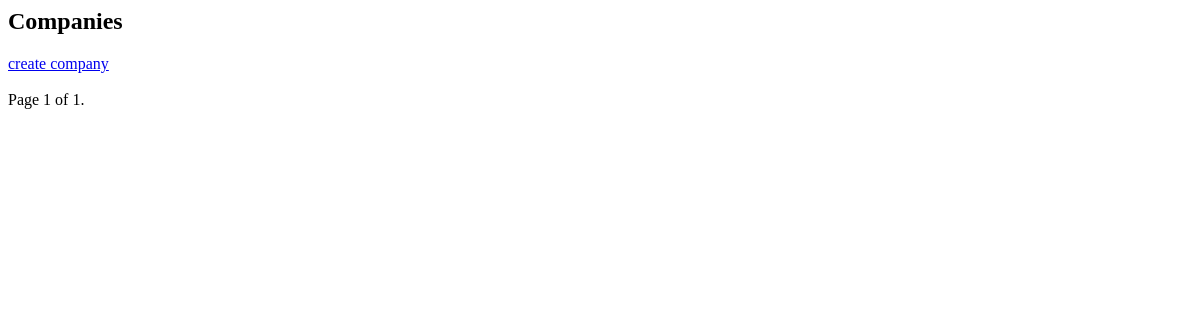
The page /companies/ on the database as committed earlier.
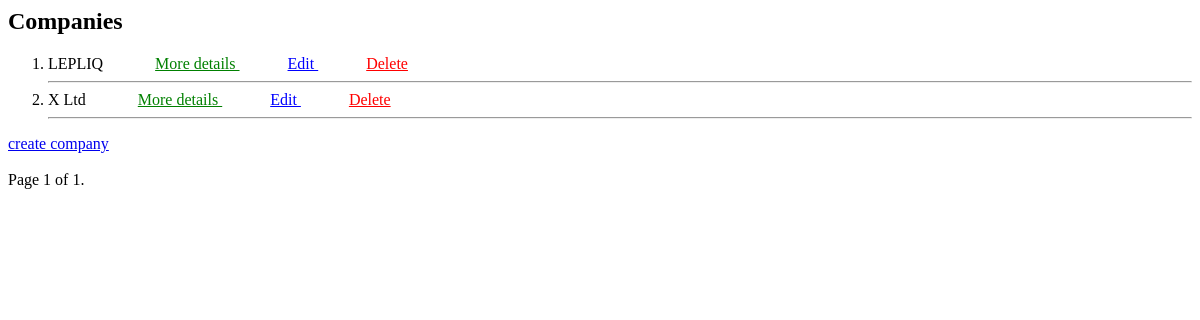
The same page on the database as committed later.
### Tachnical_asset_manage/models.py (models this page shows, shortened)
class Company(models.Model):
    name = models.CharField(max_length=50)
    description = models.TextField()

### Tachnical_asset_manage/views.py (the view)
# urls.py: path('companies/', CompanyListView.as_view(), name='company_list'),
class CompanyListView(BaseCompnayView, ListView):
    context_object_name = 'companies'
    template_name='company_list.html'
    paginate_by = 10

### Tachnical_asset_manage/templates/company_list.html (shortened to what this page needs)
{% block content %}
  <h2>Companies</h2>
  <ol>
    {% for company in companies %}
      <li>
        {{ company.name }}
        <a style="margin-left: 3rem; color: green;" href="{% url 'company_details' company.pk %}">
          More details
        </a>
        <a style="margin-left: 3rem; color: blue;" href="{% url 'company_update' company.pk %}">
          Edit
        </a>
        <a style="margin-left: 3rem; color: red;" href="{% url 'company_delete' company.pk %}">
          Delete
        </a>
      </li>
      <hr>
    {% endfor %}
  </ol>
  <div>
    <a href="{% url 'company_create' %}"> create company</a>
  </div>
  <div class="pagination">
    <span class="step-links">
        <span class="current">
            Page {{ page_obj.number }} of {{ page_obj.paginator.num_pages }}.
        </span>
    </span>
</div>
{% endblock %}

Rows that differ between the two databases and show on the page:
added Company: name "LEPLIQ"
added Company: name "X Ltd"
